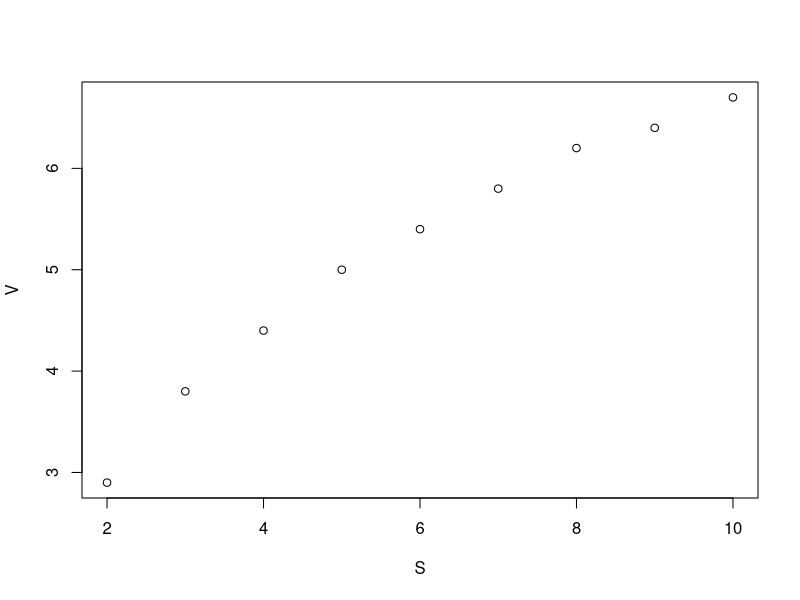
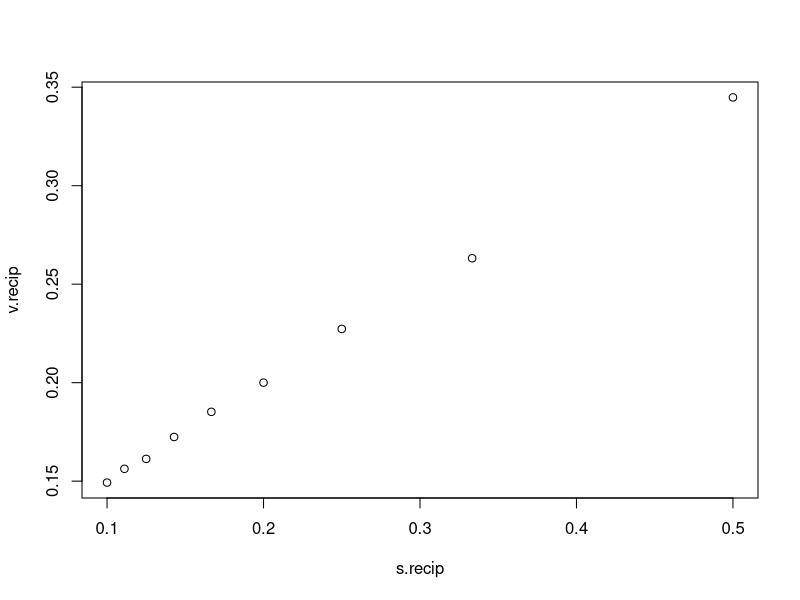
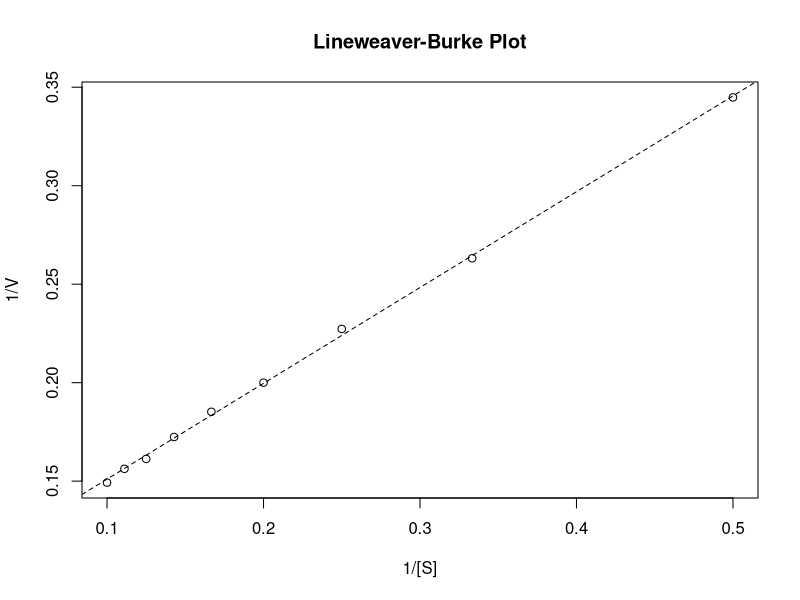
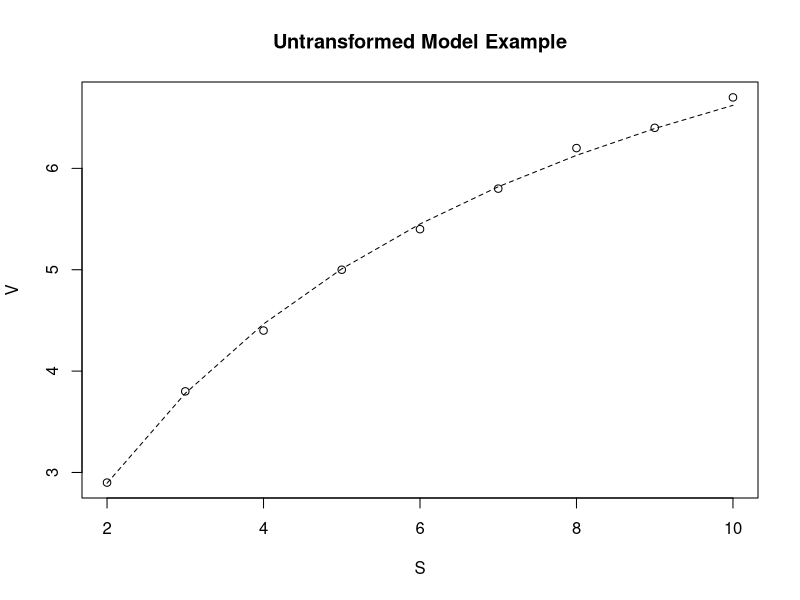
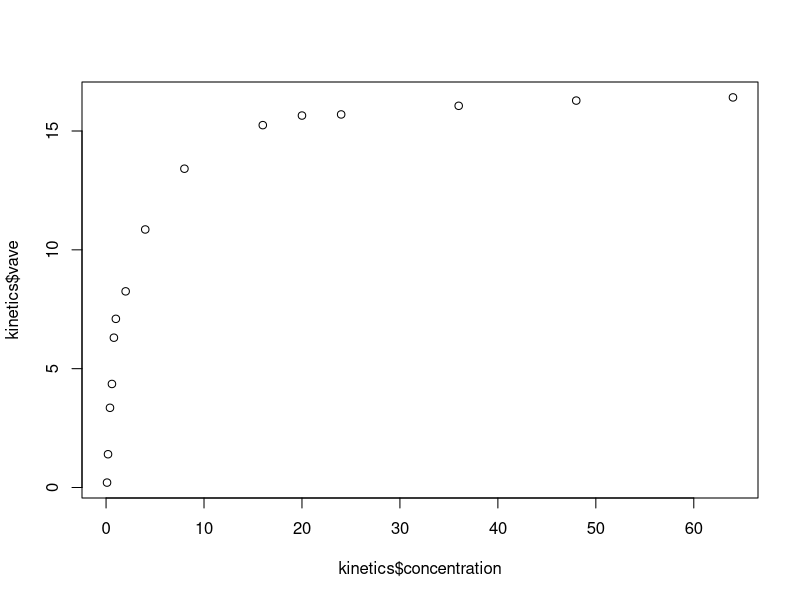
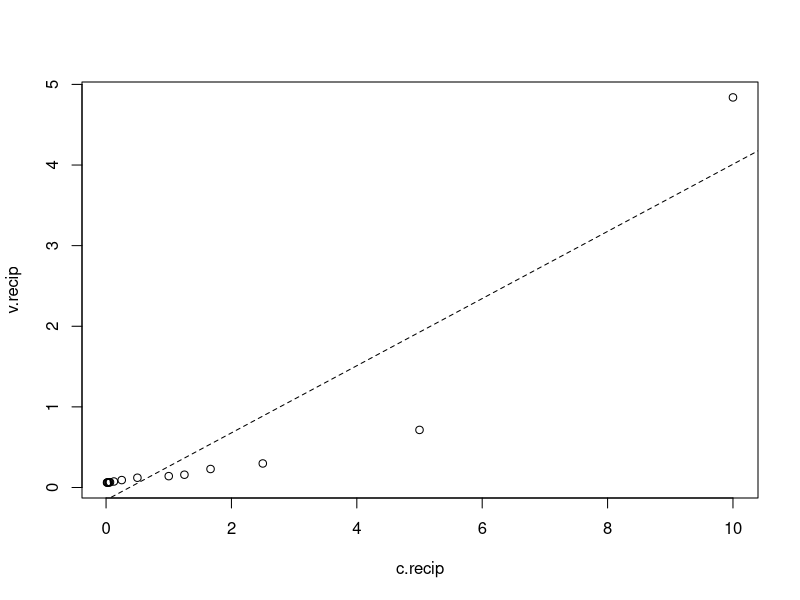
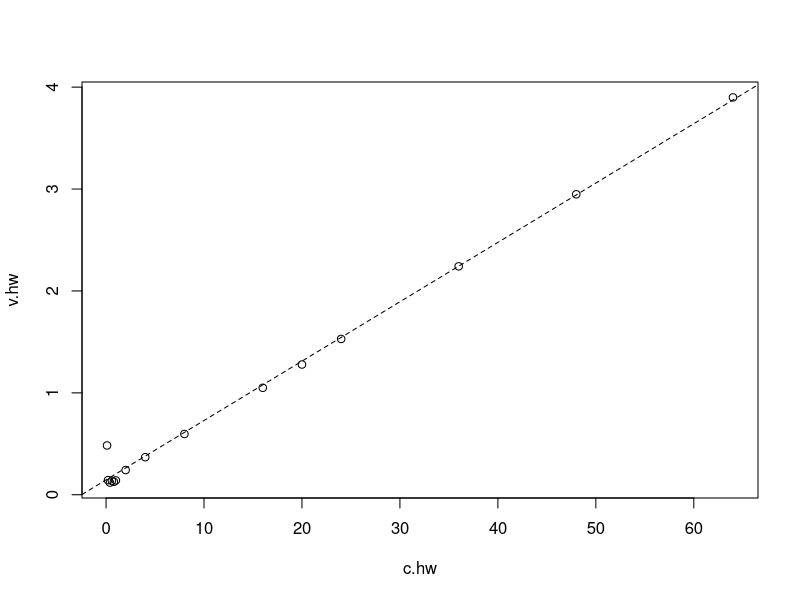
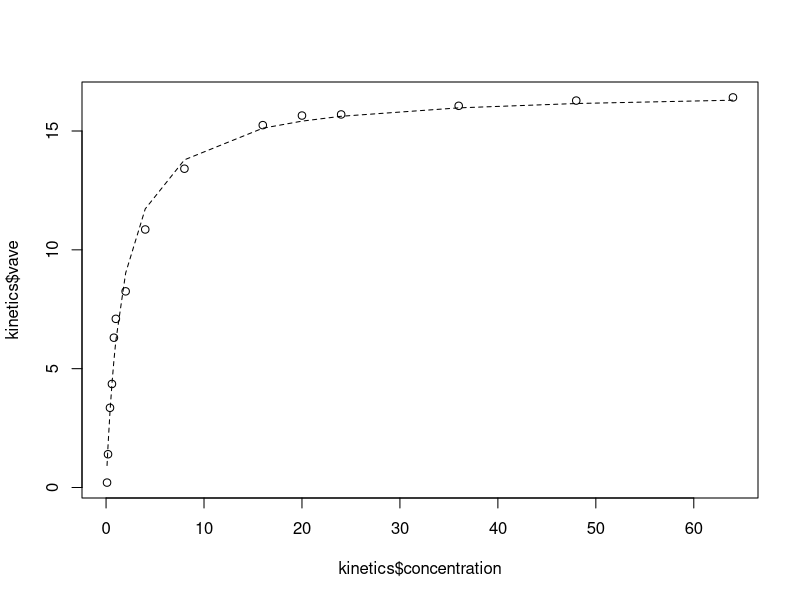

These figures' R source, in order:
###Kinetics: Intro to R Plotting and Regression###
#Zane Billings#
#MATH 340 Spring 2019#
setwd("/Users/zanebillings/Documents/Academic/2019 Spring/Sci Comp")

###Part 1: A simple Lineweaver-Burke Plot
#the data frame "ex" will contain a very basic data fit that was
#created specifically to show a good LB-fit.
ex <- data.frame(matrix(c(2,3,4,5,6,7,8,9,10,
                   2.9,3.8,4.4,5.0,5.4,5.8,6.2,6.4,6.7),
                 ncol = 2, byrow = F))

#rename the columns to make everything easier and print a basic plot
colnames(ex) <- c("S","V")
plot(ex)

#Let's create a linear model, using the reciprocals of the data.
#This is the most basic way to do this transformation,
#But it works just fine for a simple LB plot.
ex.model <- lm(formula = I(1/V)~I(1/S),
               data = ex)

lb.ex <- data.frame(1/ex$S,1/ex$V)
colnames(lb.ex) <- c("s.recip","v.recip")
plot(lb.ex)

model <- lm(
  formula = v.recip~s.recip,
  data = lb.ex
)

summary(model)

#let's generate the LB plot and see how it looks.
plot(x = lb.ex$s.recip,
     y = lb.ex$v.recip,
     main = "Lineweaver-Burke Plot",
     xlab = "1/[S]",
     ylab = "1/V")
abline(model,lty=2) #this adds the line to the plot
#Now, we can use the model to calculate Km and Vmax.
cfs <- coef(model) #we will need the coefficients.
#both of the below formulae can be obtained by easy algebra.
vmax <- as.numeric(1/cfs[1])
km <- as.numeric((1/cfs[1])*cfs[2])
vmax;km #print the values.

cfs <- coef(model); cfs
vmax <- as.numeric(1/cfs[1])
km <- as.numeric((1/cfs[1])*cfs[2])
vmax;km
printvmax = paste("vmax is ",round(vmax,2)," uM")
printkm = paste("Km is ",round(km,2)," uM*s^(-1)")
printvmax;printkm

#Let's plot the model. Generate a vector of the predicted y-values, then plot.
vhat <- (vmax*ex$S)/(km+ex$S)
plot(ex,main = "Untransformed Model Example") +
  lines(x = ex$S, y = vhat,lty=2)

###Part 2: Importing the second (more realistic) data set
#Import the data from the provided csv file
kinetics <- read.csv("kineticsdata.csv")
#change the column names, units just make it harder to call columns
colnames(kinetics) <- c("concentration","v1","v2","v3")
#Take the means across all rows but row 1.
kinetics <- transform(kinetics, vave = rowMeans(kinetics[,-1]))

#cursory plot of the data
plot(x = kinetics$concentration,y = kinetics$vave)

###Part 3: Lineweaver-Burk Plot and its issues
#Instead of just plugging into the LM fxn, a new data frame is easy to make.
lb.data <- data.frame(c.recip = 1/kinetics$concentration,
                      v.recip = 1/kinetics$vave)

#Make the LB line and generate the LB plot
lb.model <- lm(formula = v.recip~c.recip,
               data = lb.data)
summary(lb.model)
plot(lb.data) + abline(lb.model, lty=2)

#Well that sure looks bad.

#extract KM and VMax
lb.cf <- coef(lb.model) #extract the coefficients
lb.vmax <- as.numeric(1/lb.cf[1])
lb.km <- as.numeric(1/(lb.cf[1])*lb.cf[2])

###Part 4: Hanes-Woolf Plot (correction of LB model)
#The Hanes-Woolf model corrects for error in the LB plot by multiplying the entire
#LB equation by the substrate concentration.

#Generate a new data frame for the HW correction
hw.data <- data.frame(c.hw = kinetics$concentration,
                      v.hw = lb.data$v.recip*kinetics$concentration)
#generate and plot a linear model
hw.model <- lm(formula = v.hw~c.hw,
               data = hw.data)
summary(hw.model)
plot(hw.data) + abline(hw.model, lty=2)

#Now we can extract the coefficients.
hw.cf <- coef(hw.model)
hw.vmax <- as.numeric(1/hw.cf[2]) #algebra is slightly different but not hard
hw.km <- as.numeric((1/hw.cf[2])*hw.cf[1])
#these results are (obviously) more trustworthy than the LB model for these data.

###Part 5: Nonlinear Least-Squares (the better way)
#That's right: why do transforms and algebra when your computer can just do it.
nls.model <- nls(formula = vave ~ Vmax * concentration/(Km + concentration), 
                 data = kinetics,
                 start = list(Km = max(kinetics$vave)/2,
                              Vmax = max(kinetics$vave)))
summary(nls.model) 
nls.cf <- coef(nls.model) #extract the parameters of the model
#let's make a yhat vector for plotting.
nls.yhat <- (as.numeric(nls.cf[2])*kinetics$concentration)/(as.numeric(nls.cf[1])+kinetics$concentration)
plot(x = kinetics$concentration,
     y = kinetics$vave) + lines(x = kinetics$concentration, y = nls.yhat, lty=2)
